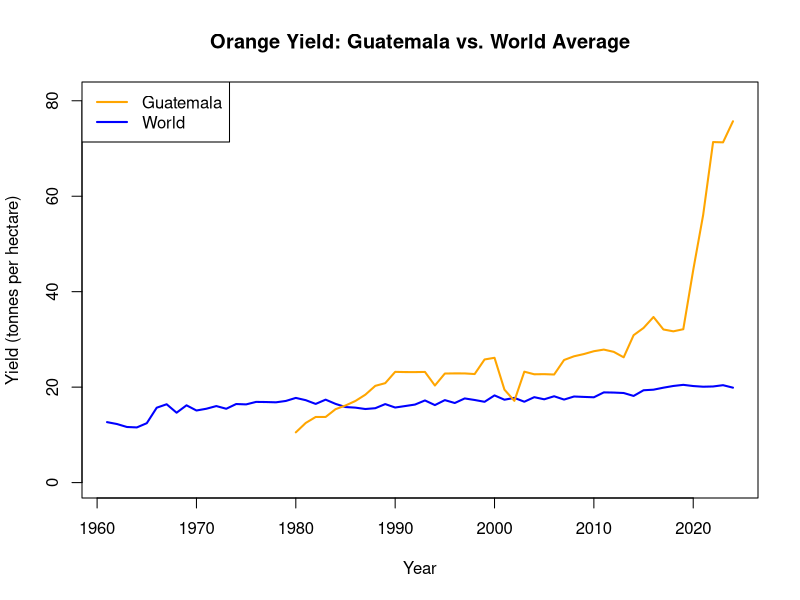

The R script that drew this image:
## ---- chunk 1
#| echo: false
orange <- read.csv(file='orange-yields.csv', sep=',', dec='.')
summary(orange)
## ---- chunk 2
#| echo: false
#| message: false
#| warning: false
library(dplyr)
orange_countries <- orange %>%
  filter(!is.na(Code) & nchar(Code) == 3) # Keep only countries with a 3-character ISO code

# Calculate mean yields by country
country_means <- orange_countries %>%
  group_by(Entity) %>%
  summarise(
    Average_Yield = mean(Oranges...Yield..tonnes.per.hectare., na.rm = TRUE)
  ) %>%
  rename(Country = Entity)

# Extract top 3 highest and bottom 3 lowest average yields
top_3 <- country_means %>%
  arrange(desc(Average_Yield)) %>%
  head(3)

bottom_3 <- country_means %>%
  arrange(Average_Yield) %>%
  head(3)


cat(
  "=============================================\n",
  "  TOP 3 COUNTRIES WITH HIGHEST YIELDS        \n",
  "=============================================\n",
  sep = ""
)
print(as.data.frame(top_3))

cat(
  "\n=============================================\n",
  "  TOP 3 COUNTRIES WITH LOWEST YIELDS         \n",
  "=============================================\n",
  sep = ""
)
print(as.data.frame(bottom_3))
## ---- chunk 3
#| label: fig-example
#| fig-cap: "Comparison of Orange yield between Guatemala and the World"
#| eval: true

#| echo: false
guatemala <- subset(orange, Entity == "Guatemala")
world <- subset(orange, Entity == "World")

plot(
  world$Year, world$Oranges...Yield..tonnes.per.hectare.,
  type = "l", col = "blue", lwd = 2,
  ylim = c(0, max(guatemala$Oranges...Yield..tonnes.per.hectare., na.rm = TRUE) + 5),
  xlab = "Year", ylab = "Yield (tonnes per hectare)",
  main = "Orange Yield: Guatemala vs. World Average"
)

lines(
  guatemala$Year, guatemala$Oranges...Yield..tonnes.per.hectare.,
  col = "orange", lwd = 2
)

legend(
  "topleft",
  legend = c("Guatemala", "World"),
  col = c("orange", "blue"),
  lwd = 2
)

## ---- chunk 4
#| echo: false
Orange_data <- read.csv("orange-yields.csv")
France_data <- Orange_data[Orange_data$Entity=="France",]
